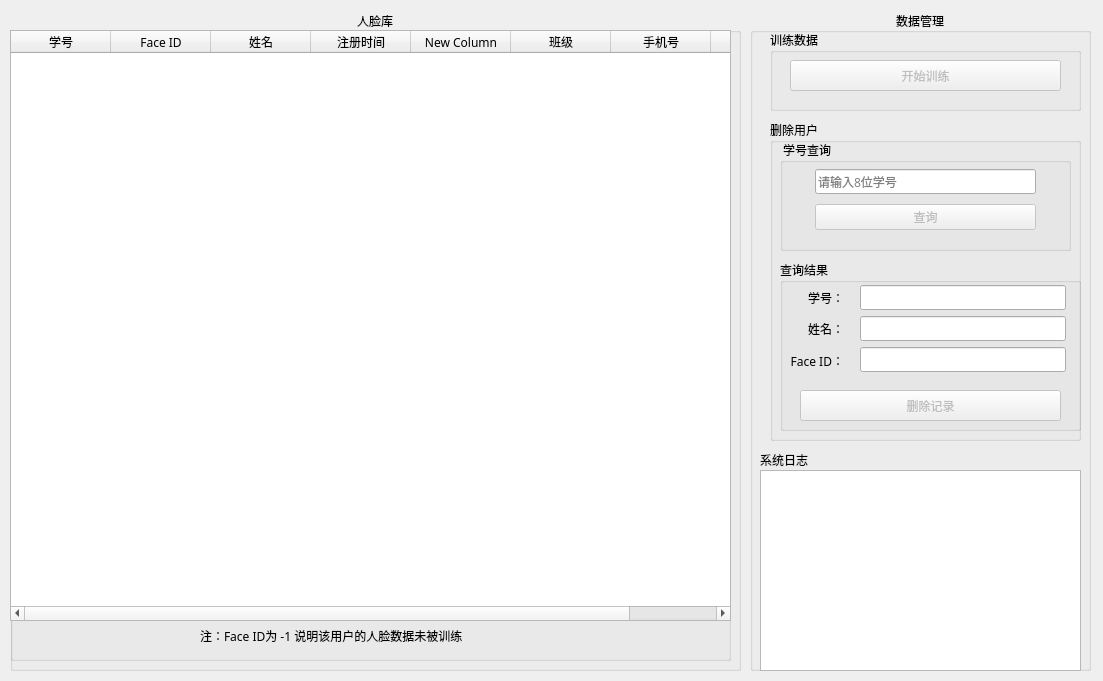
<?xml version="1.0" encoding="UTF-8"?>
<ui version="4.0">
 <class>dataManageUI</class>
 <widget class="QWidget" name="dataManageUI">
  <property name="geometry">
   <rect>
    <x>0</x>
    <y>0</y>
    <width>1103</width>
    <height>681</height>
   </rect>
  </property>
  <property name="font">
   <font>
    <family>方正启体简体</family>
   </font>
  </property>
  <property name="windowTitle">
   <string>OpenCV Face Recognition System - DataManage</string>
  </property>
  <widget class="QGroupBox" name="dbManageGroupBox">
   <property name="geometry">
    <rect>
     <x>750</x>
     <y>10</y>
     <width>341</width>
     <height>661</height>
    </rect>
   </property>
   <property name="title">
    <string>数据管理</string>
   </property>
   <property name="alignment">
    <set>Qt::AlignCenter</set>
   </property>
   <widget class="QGroupBox" name="trainGroupBox">
    <property name="geometry">
     <rect>
      <x>20</x>
      <y>20</y>
      <width>311</width>
      <height>81</height>
     </rect>
    </property>
    <property name="title">
     <string>训练数据</string>
    </property>
    <widget class="QPushButton" name="trainButton">
     <property name="enabled">
      <bool>false</bool>
     </property>
     <property name="geometry">
      <rect>
       <x>20</x>
       <y>30</y>
       <width>271</width>
       <height>31</height>
      </rect>
     </property>
     <property name="toolTip">
      <string>数据库未完成初始化，请检查</string>
     </property>
     <property name="text">
      <string>开始训练</string>
     </property>
    </widget>
   </widget>
   <widget class="QGroupBox" name="deleteUserGroupBox">
    <property name="geometry">
     <rect>
      <x>20</x>
      <y>110</y>
      <width>311</width>
      <height>321</height>
     </rect>
    </property>
    <property name="title">
     <string>删除用户</string>
    </property>
    <widget class="QGroupBox" name="queryUserGroupBox">
     <property name="geometry">
      <rect>
       <x>10</x>
       <y>20</y>
       <width>291</width>
       <height>111</height>
      </rect>
     </property>
     <property name="title">
      <string> 学号查询</string>
     </property>
     <widget class="QLabel" name="queryResultLabel">
      <property name="geometry">
       <rect>
        <x>20</x>
        <y>110</y>
        <width>201</width>
        <height>21</height>
       </rect>
      </property>
      <property name="frameShape">
       <enum>QFrame::NoFrame</enum>
      </property>
      <property name="text">
       <string/>
      </property>
      <property name="alignment">
       <set>Qt::AlignCenter</set>
      </property>
     </widget>
     <widget class="QWidget" name="layoutWidget">
      <property name="geometry">
       <rect>
        <x>30</x>
        <y>20</y>
        <width>231</width>
        <height>81</height>
       </rect>
      </property>
      <layout class="QVBoxLayout" name="verticalLayout">
       <property name="leftMargin">
        <number>5</number>
       </property>
       <property name="topMargin">
        <number>5</number>
       </property>
       <property name="rightMargin">
        <number>5</number>
       </property>
       <property name="bottomMargin">
        <number>5</number>
       </property>
       <item>
        <widget class="QLineEdit" name="queryUserLineEdit">
         <property name="maxLength">
          <number>32767</number>
         </property>
         <property name="placeholderText">
          <string>请输入8位学号</string>
         </property>
        </widget>
       </item>
       <item>
        <widget class="QPushButton" name="queryUserButton">
         <property name="enabled">
          <bool>false</bool>
         </property>
         <property name="toolTip">
          <string>数据库未完成初始化，请检查</string>
         </property>
         <property name="text">
          <string>查询</string>
         </property>
        </widget>
       </item>
      </layout>
     </widget>
    </widget>
    <widget class="QGroupBox" name="queryResultGroupBox">
     <property name="geometry">
      <rect>
       <x>10</x>
       <y>140</y>
       <width>301</width>
       <height>171</height>
      </rect>
     </property>
     <property name="title">
      <string>查询结果</string>
     </property>
     <widget class="QWidget" name="layoutWidget_3">
      <property name="geometry">
       <rect>
        <x>10</x>
        <y>20</y>
        <width>281</width>
        <height>98</height>
       </rect>
      </property>
      <layout class="QHBoxLayout" name="infoHorizontalLayout">
       <item>
        <layout class="QVBoxLayout" name="keyVerticalLayout">
         <property name="topMargin">
          <number>5</number>
         </property>
         <property name="rightMargin">
          <number>5</number>
         </property>
         <property name="bottomMargin">
          <number>5</number>
         </property>
         <item>
          <widget class="QLabel" name="stuIDLabel">
           <property name="frameShape">
            <enum>QFrame::NoFrame</enum>
           </property>
           <property name="text">
            <string>学号：</string>
           </property>
           <property name="alignment">
            <set>Qt::AlignRight|Qt::AlignTrailing|Qt::AlignVCenter</set>
           </property>
          </widget>
         </item>
         <item>
          <widget class="QLabel" name="cnNameLabel">
           <property name="frameShape">
            <enum>QFrame::NoFrame</enum>
           </property>
           <property name="text">
            <string>姓名：</string>
           </property>
           <property name="alignment">
            <set>Qt::AlignRight|Qt::AlignTrailing|Qt::AlignVCenter</set>
           </property>
          </widget>
         </item>
         <item>
          <widget class="QLabel" name="faceIDLabel">
           <property name="frameShape">
            <enum>QFrame::NoFrame</enum>
           </property>
           <property name="text">
            <string>Face ID：</string>
           </property>
           <property name="alignment">
            <set>Qt::AlignRight|Qt::AlignTrailing|Qt::AlignVCenter</set>
           </property>
          </widget>
         </item>
        </layout>
       </item>
       <item>
        <layout class="QVBoxLayout" name="valueVerticalLayout">
         <property name="leftMargin">
          <number>5</number>
         </property>
         <property name="topMargin">
          <number>5</number>
         </property>
         <property name="rightMargin">
          <number>5</number>
         </property>
         <property name="bottomMargin">
          <number>5</number>
         </property>
         <item>
          <widget class="QLineEdit" name="stuIDLineEdit">
           <property name="focusPolicy">
            <enum>Qt::StrongFocus</enum>
           </property>
           <property name="readOnly">
            <bool>true</bool>
           </property>
          </widget>
         </item>
         <item>
          <widget class="QLineEdit" name="nameLineEdit">
           <property name="focusPolicy">
            <enum>Qt::StrongFocus</enum>
           </property>
           <property name="readOnly">
            <bool>true</bool>
           </property>
          </widget>
         </item>
         <item>
          <widget class="QLineEdit" name="faceIDLineEdit">
           <property name="focusPolicy">
            <enum>Qt::StrongFocus</enum>
           </property>
           <property name="readOnly">
            <bool>true</bool>
           </property>
          </widget>
         </item>
        </layout>
       </item>
      </layout>
     </widget>
     <widget class="QPushButton" name="deleteUserButton">
      <property name="enabled">
       <bool>false</bool>
      </property>
      <property name="geometry">
       <rect>
        <x>20</x>
        <y>130</y>
        <width>261</width>
        <height>31</height>
       </rect>
      </property>
      <property name="text">
       <string>删除记录</string>
      </property>
     </widget>
    </widget>
   </widget>
   <widget class="QGroupBox" name="logGroupBox">
    <property name="geometry">
     <rect>
      <x>10</x>
      <y>440</y>
      <width>321</width>
      <height>221</height>
     </rect>
    </property>
    <property name="title">
     <string>系统日志</string>
    </property>
    <widget class="QTextEdit" name="logTextEdit">
     <property name="geometry">
      <rect>
       <x>0</x>
       <y>20</y>
       <width>321</width>
       <height>201</height>
      </rect>
     </property>
    </widget>
   </widget>
  </widget>
  <widget class="QGroupBox" name="faceDbGroupBox">
   <property name="geometry">
    <rect>
     <x>10</x>
     <y>10</y>
     <width>731</width>
     <height>661</height>
    </rect>
   </property>
   <property name="title">
    <string>人脸库</string>
   </property>
   <property name="alignment">
    <set>Qt::AlignCenter</set>
   </property>
   <widget class="QGroupBox" name="dbVisualGroupBox">
    <property name="geometry">
     <rect>
      <x>0</x>
      <y>20</y>
      <width>721</width>
      <height>631</height>
     </rect>
    </property>
    <property name="title">
     <string/>
    </property>
    <widget class="QTableWidget" name="tableWidget">
     <property name="geometry">
      <rect>
       <x>0</x>
       <y>0</y>
       <width>721</width>
       <height>591</height>
      </rect>
     </property>
     <column>
      <property name="text">
       <string>学号</string>
      </property>
     </column>
     <column>
      <property name="text">
       <string>Face ID</string>
      </property>
     </column>
     <column>
      <property name="text">
       <string>姓名</string>
      </property>
     </column>
     <column>
      <property name="text">
       <string>注册时间</string>
      </property>
     </column>
     <column>
      <property name="text">
       <string>New Column</string>
      </property>
     </column>
     <column>
      <property name="text">
       <string>班级</string>
      </property>
     </column>
     <column>
      <property name="text">
       <string>手机号</string>
      </property>
     </column>
     <column>
      <property name="text">
       <string>地址</string>
      </property>
     </column>
    </widget>
    <widget class="QLabel" name="tipLabel">
     <property name="geometry">
      <rect>
       <x>190</x>
       <y>590</y>
       <width>361</width>
       <height>31</height>
      </rect>
     </property>
     <property name="text">
      <string>注：Face ID为 -1 说明该用户的人脸数据未被训练</string>
     </property>
    </widget>
   </widget>
  </widget>
 </widget>
 <resources/>
 <connections/>
</ui>
